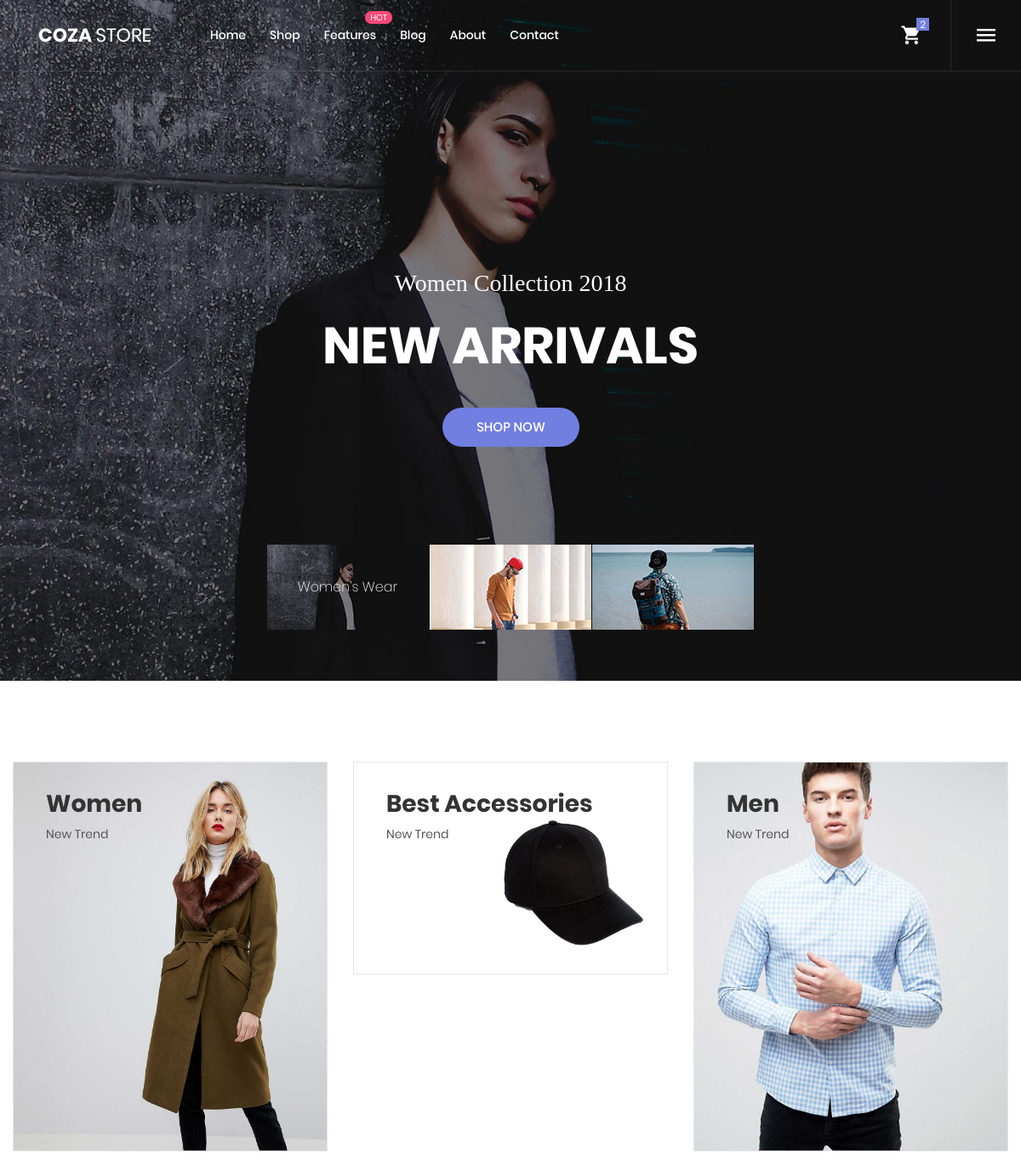
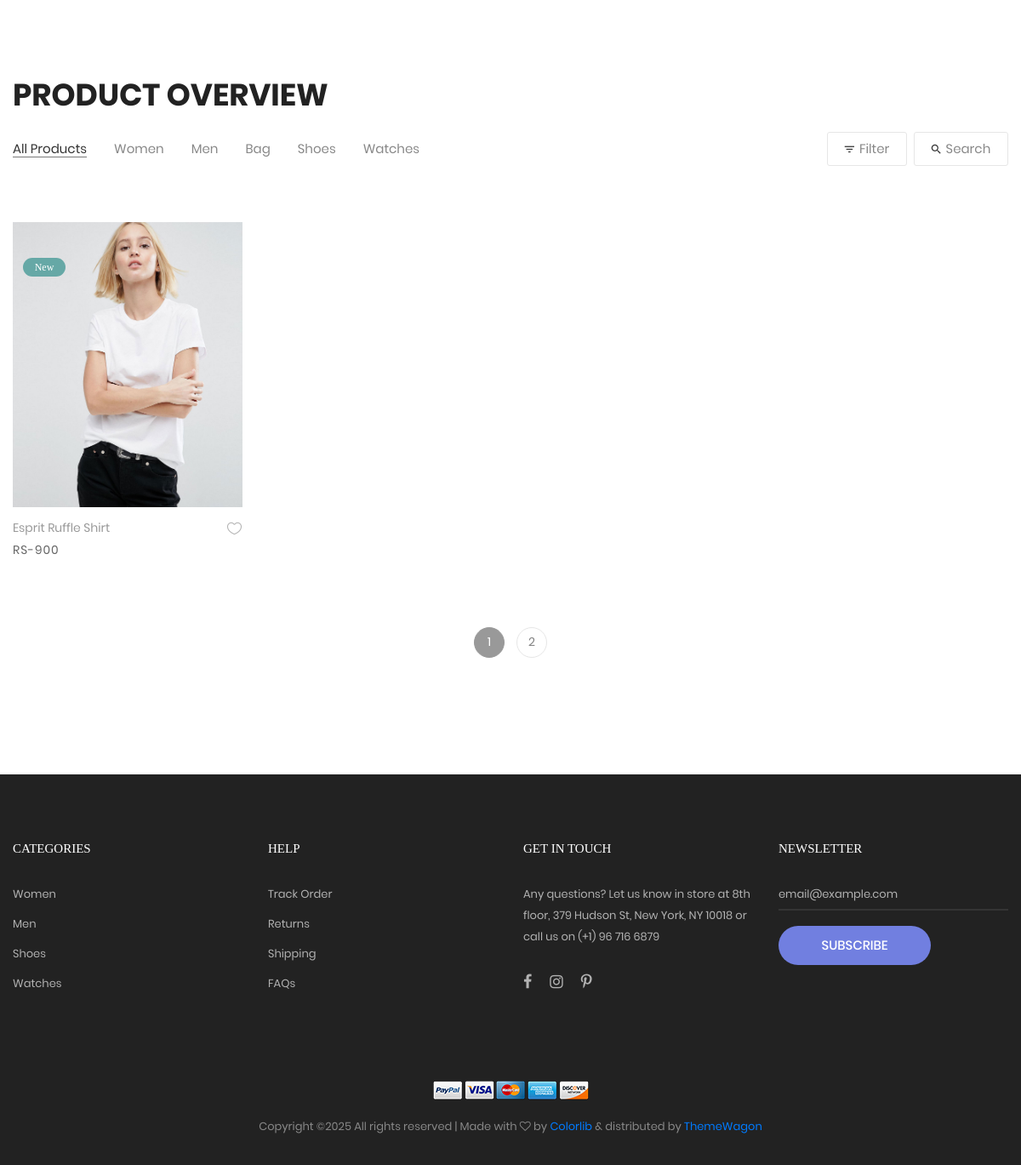
The page / on the database its author committed (2 pictures, top to bottom).
### tables this page shows
CREATE TABLE `categories` (
  `category_id` int(11) NOT NULL,
  `category_name` varchar(256) NOT NULL,
  `category_image` varchar(256) NOT NULL
);

CREATE TABLE `products` (
  `product_id` int(11) NOT NULL,
  `product_name` varchar(256) NOT NULL,
  `product_description` varchar(256) NOT NULL,
  `product_price` varchar(256) NOT NULL,
  `product_category_id` int(11) NOT NULL,
  `product_stock_quantity` varchar(256) NOT NULL,
  `product_image` varchar(256) NOT NULL
);

### index.php (the view, shortened to what this page needs)
<?php
include("./base/mainHeader.php");
?>
<section class="section-slide">
    <div class="wrap-slick1 rs2-slick1">
        <div class="slick1">
            <div class="item-slick1 bg-overlay1" style="background-image: url(images/slide-05.jpg);"
                data-thumb="images/thumb-01.jpg" data-caption="Women’s Wear">
                <div class="container h-full">
                    <div class="flex-col-c-m h-full p-t-100 p-b-60 respon5">
                        <div class="layer-slick1 animated visible-false" data-appear="fadeInDown" data-delay="0">
                            <span class="ltext-202 txt-center cl0 respon2">
                                Women Collection 2018
                            </span>
                        </div>
                        <div class="layer-slick1 animated visible-false" data-appear="fadeInUp" data-delay="800">
                            <h2 class="ltext-104 txt-center cl0 p-t-22 p-b-40 respon1">
                                New arrivals
                            </h2>
                        </div>
                        <div class="layer-slick1 animated visible-false" data-appear="zoomIn" data-delay="1600">
                            <a href="product.html"
                                class="flex-c-m stext-101 cl0 size-101 bg1 bor1 hov-btn2 p-lr-15 trans-04">
                                Shop Now
                            </a>
                        </div>
                    </div>
                </div>
            </div>
        </div>
        <div class="wrap-slick1-dots p-lr-10"></div>
    </div>
</section>
<div class="sec-banner bg0 p-t-95 p-b-55">
    <div class="container">
        <div class="row">
            <?php
				$select_query = "SELECT * FROM categories";
				$execute = mysqli_query($connection, $select_query);
				while($fetch_categories = mysqli_fetch_array($execute)){
				?>
            <div class="col-md-4 p-b-30 m-lr-auto">
                <div class="block1 wrap-pic-w">
                    <img src="./admin/uploads/<?php echo $fetch_categories['category_image']?>" alt="IMG-BANNER">
                    <a href="product.html"
                        class="block1-txt ab-t-l s-full flex-col-l-sb p-lr-38 p-tb-34 trans-03 respon3">
                        <div class="block1-txt-child1 flex-col-l">
                            <span class="block1-name ltext-102 trans-04 p-b-8">
                                <?php echo $fetch_categories['category_name']?>
                            </span>
                            <span class="block1-info stext-102 trans-04">
                                New Trend
                            </span>
                        </div>
                    </a>
                </div>
            </div>
            <?php
				}
				?>
        </div>
    </div>
</div>
<section class="bg0 p-t-23 p-b-130">
    <div class="container">
        <div class="p-b-10">
            <h3 class="ltext-103 cl5">
                Product Overview
            </h3>
        </div>
        <div class="flex-w flex-sb-m p-b-52">
            <div class="flex-w flex-l-m filter-tope-group m-tb-10">
                <button class="stext-106 cl6 hov1 bor3 trans-04 m-r-32 m-tb-5 how-active1" data-filter="*">
                    All Products
                </button>
                <button class="stext-106 cl6 hov1 bor3 trans-04 m-r-32 m-tb-5" data-filter=".women">
                    Women
                </button>
                <button class="stext-106 cl6 hov1 bor3 trans-04 m-r-32 m-tb-5" data-filter=".men">
                    Men
                </button>
                <button class="stext-106 cl6 hov1 bor3 trans-04 m-r-32 m-tb-5" data-filter=".bag">
                    Bag
                </button>
                <button class="stext-106 cl6 hov1 bor3 trans-04 m-r-32 m-tb-5" data-filter=".shoes">
                    Shoes
                </button>
                <button class="stext-106 cl6 hov1 bor3 trans-04 m-r-32 m-tb-5" data-filter=".watches">
                    Watches
                </button>
            </div>
            <div class="flex-w flex-c-m m-tb-10">
                <div
                    class="flex-c-m stext-106 cl6 size-104 bor4 pointer hov-btn3 trans-04 m-r-8 m-tb-4 js-show-filter">
                    <i class="icon-filter cl2 m-r-6 fs-15 trans-04 zmdi zmdi-filter-list"></i>
                    Filter
                </div>
                <div class="flex-c-m stext-106 cl6 size-105 bor4 pointer hov-btn3 trans-04 m-tb-4 js-show-search">
                    <i class="icon-search cl2 m-r-6 fs-15 trans-04 zmdi zmdi-search"></i>
                    Search
                </div>
            </div>
        </div>
        <div class="row isotope-grid">
		<?php
		$select_query = "SELECT * FROM products";
		$execute = mysqli_query($connection, $select_query);
		while($fetch_products = mysqli_fetch_array($execute)){
		?>
            <div class="col-sm-6 col-md-4 col-lg-3 p-b-35 isotope-item women">
                <div class="block2">
                    <div class="block2-pic hov-img0 label-new" data-label="New">
                        <img src="./admin/uploads/<?php echo $fetch_products['product_image']?>" alt="IMG-PRODUCT">
                    </div>
                    <div class="block2-txt flex-w flex-t p-t-14">
                        <div class="block2-txt-child1 flex-col-l ">
                            <a href="product-detail.html" class="stext-104 cl4 hov-cl1 trans-04 js-name-b2 p-b-6">
                                <?php echo $fetch_products['product_name']?>
                            </a>
                            <span class="stext-105 cl3">
                                RS-<?php echo $fetch_products['product_price']?>
                            </span>
                        </div>
                        <div class="block2-txt-child2 flex-r p-t-3">
                            <a href="#" class="btn-addwish-b2 dis-block pos-relative js-addwish-b2">
                                <img class="icon-heart1 dis-block trans-04" src="images/icons/icon-heart-01.png"
                                    alt="ICON">
                            </a>
                        </div>
                    </div>
                </div>
            </div>
			<?php
			}
			?>
        </div>
        <div class="flex-c-m flex-w w-full p-t-38">
            <a href="#" class="flex-c-m how-pagination1 trans-04 m-all-7 active-pagination1">
                1
            </a>
            <a href="#" class="flex-c-m how-pagination1 trans-04 m-all-7">
                2
            </a>
        </div>
    </div>
</section>
<?php
include("./base/footer.php");
?>

### css/main.css (style rules this page uses)
.container { max-width: 1380px; }
@media (max-width: 1600px) { .container { max-width: 1200px; } }
.slick-slide { outline: none !important; }
.wrap-slick1 { position: relative; }
.item-slick1 { height: calc(100vh - 40px); background-size: cover; background-repeat: no-repeat; background-position: center center; }
.rs2-slick1 .item-slick1 { height: 100vh; }
.wrap-slick1-dots { position: absolute; width: 100%; left: 0; bottom: 60px; }
.block1 { position: relative; border: 1px solid #e6e6e6; }
.block1-txt { background-color: rgba(103,117,214,0.0); }
.block1-name { color: #333; }
.block1-info { color: #555; }
.block2-pic { position: relative; }
.block2-txt-child1 { width: calc(100% - 30px); }
.block2-txt-child2 { width: 30px; }
.label-new { position: relative; }
.label-new::after { content: attr(data-label); font-family: Montserrat-Regular; font-size: 12px; color: #fff; line-height: 1.2; display: -webkit-box; display: -webkit-flex; display: -moz-box; display: -ms-flexbox; display: flex; justify-content: center; align-items: center; position: absolute; min-width: 50px; height: 22px; border-radius: 11px; padding: 0 6px; background-color: #66a8a6; top: 42px; left: 12px; }
.cl0 { color: #fff; }
.cl2 { color: #333; }
.cl3 { color: #666; }
.cl4 { color: #999; }
.cl5 { color: #222; }
.cl6 { color: #888; }
.stext-101 { font-family: Poppins-Medium; font-size: 15px; line-height: 1.466667; text-transform: uppercase; }
.stext-102 { font-family: Poppins-Regular; font-size: 14px; line-height: 1.7; }
.stext-104 { font-family: Poppins-Regular; font-size: 14px; line-height: 1.466667; }
.stext-105 { font-family: Poppins-Regular; font-size: 14px; line-height: 1.466667; letter-spacing: 1px; }
.stext-106 { font-family: Poppins-Regular; font-size: 15px; line-height: 1.2; }
.ltext-102 { font-family: Poppins-Bold; font-size: 28px; line-height: 1.1; }
.ltext-103 { font-family: Poppins-Bold; font-size: 36px; line-height: 1.1; text-transform: uppercase; }
.ltext-104 { font-family: Poppins-Bold; font-size: 60px; line-height: 1.1; text-transform: uppercase; }
.ltext-202 { font-family: PlayfairDisplay-Regular; font-size: 28px; line-height: 1.2857; }
.size-101 { min-width: 161px; height: 46px; }
.size-104 { min-width: 94px; height: 40px; }
.size-105 { min-width: 111px; height: 40px; }
.bg0 { background-color: #fff; }
.bg1 { background-color: #717fe0; }
.bg-overlay1::before { content: ""; position: absolute; z-index: -100; display: block; width: 100%; height: 100%; top: 0; left: 0; background-color: #000; opacity: 0.5; }
.bor1 { border-radius: 23px; }
.bor3 { border-bottom: 1px solid transparent; }
.bor4 { border: 1px solid #e6e6e6; border-radius: 3px; }
.how-active1 { color: #333; border-color: #797979; }
.how-pagination1 { font-family: Poppins-Regular; font-size: 14px; color: #808080; width: 36px; height: 36px; border-radius: 50%; border: 1px solid #e6e6e6; }
.active-pagination1 { background-color: #999; border-color: #999; color: #fff; }
.hov-img0 { display: block; overflow: hidden; }
.hov-img0 img { width: 100%; -webkit-transition: transform 0.9s ease; -o-transition: transform 0.9s ease; -moz-transition: transform 0.9s ease; transition: transform 0.9s ease; }

### rows shown on the page
categories: category_image (picture), category_name "Women"
categories: category_image (picture), category_name "Best Accessories"
categories: category_image (picture), category_name "Men"
products: product_image (picture), product_name "Esprit Ruffle Shirt", product_price "900"
